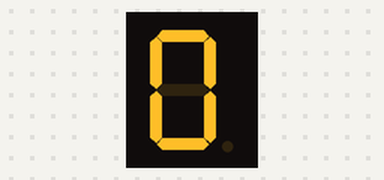
Recording of a sketch running on a simulated Arduino Uno, built with avr-gcc and run on an emulated ATmega328P. Parts: 1-digit seven-segment display. Wiring (inferred from the names in the program): 1-digit 7-segment display, segments lit when HIGH: segments pin 7, pin 8, pin 2, pin 3, pin 4, pin 6, pin 5. The segment pins are drawn as the display they are named for.

Above: at 0.1 s.
At 4.1 s:
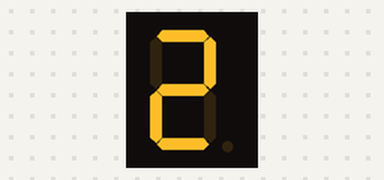
At 8.1 s:
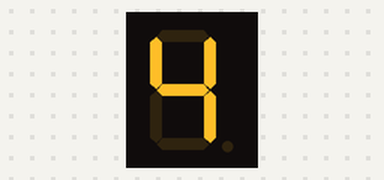
At 16.1 s:
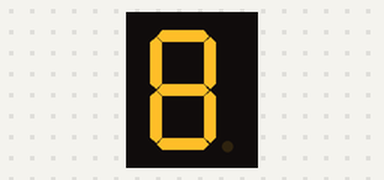
At 26.1 s:
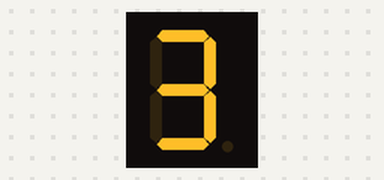
At 38.1 s:
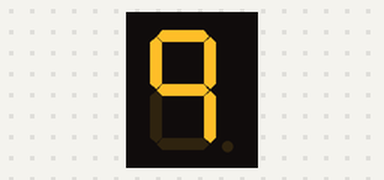

The sketch:

ARDUINO_UNO_DISPLAY_7_SEGUIMENTOS.ino
```cpp
int A = 7;
int B = 8;
int C = 2;
int D = 3;
int E = 4;
int F = 6;
int G = 5;
void setup()
{
  pinMode(A, OUTPUT);
  pinMode(B, OUTPUT);
  pinMode(C, OUTPUT);
  pinMode(D, OUTPUT);
  pinMode(E, OUTPUT);
  pinMode(F, OUTPUT);
  pinMode(G, OUTPUT);
}
void loop()
{
  digitalWrite(A, HIGH);
  digitalWrite(B, HIGH);
  digitalWrite(C, HIGH);
  digitalWrite(D, HIGH);
  digitalWrite(E, HIGH);
  digitalWrite(F, HIGH);
  delay(1000);
  digitalWrite(A, LOW);
  digitalWrite(B, LOW);
  digitalWrite(C, LOW);
  digitalWrite(D, LOW);
  digitalWrite(E, LOW);
  digitalWrite(F, LOW);
  delay(1000);
  digitalWrite(B, HIGH);
  digitalWrite(C, HIGH);
  delay(1000);
  digitalWrite(B, LOW);
  digitalWrite(C, LOW);
  delay(1000);
  digitalWrite(A, HIGH);
  digitalWrite(B, HIGH);
  digitalWrite(D, HIGH);
  digitalWrite(E, HIGH);
  digitalWrite(G, HIGH);
  delay(1000);
  digitalWrite(A, LOW);
  digitalWrite(B, LOW);
  digitalWrite(D, LOW);
  digitalWrite(E, LOW);
  digitalWrite(G, LOW);
  delay(1000);
  digitalWrite(A, HIGH);
  digitalWrite(B, HIGH);
  digitalWrite(C, HIGH);
  digitalWrite(D, HIGH);
  digitalWrite(G, HIGH);
  delay(1000);
  digitalWrite(A, LOW);
  digitalWrite(B, LOW);
  digitalWrite(C, LOW);
  digitalWrite(D, LOW);
  digitalWrite(G, LOW);
  delay(1000);
  digitalWrite(B, HIGH);
  digitalWrite(C, HIGH);
  digitalWrite(F, HIGH);
  digitalWrite(G, HIGH);
  delay(1000);
  digitalWrite(B, LOW);
  digitalWrite(C, LOW);
  digitalWrite(F, LOW);
  digitalWrite(G, LOW);
  delay(1000);
  digitalWrite(A, HIGH);
  digitalWrite(C, HIGH);
  digitalWrite(D, HIGH);
  digitalWrite(F, HIGH);
  digitalWrite(G, HIGH);
  delay(1000);
  digitalWrite(A, LOW);
  digitalWrite(C, LOW);
  digitalWrite(D, LOW);
  digitalWrite(F, LOW);
  digitalWrite(G, LOW);
  delay(1000);
  digitalWrite(C, HIGH);
  digitalWrite(D, HIGH);
  digitalWrite(E, HIGH);
  digitalWrite(F, HIGH);
  digitalWrite(G, HIGH);
  delay(1000);
  digitalWrite(C, LOW);
  digitalWrite(D, LOW);
  digitalWrite(E, LOW);
  digitalWrite(F, LOW);
  digitalWrite(G, LOW);
  delay(1000);
  digitalWrite(A, HIGH);
  digitalWrite(B, HIGH);
  digitalWrite(C, HIGH);
  delay(1000);
  digitalWrite(A, LOW);
  digitalWrite(B, LOW);
  digitalWrite(C, LOW);
  delay(1000);
  digitalWrite(A, HIGH);
  digitalWrite(B, HIGH);
  digitalWrite(C, HIGH);
  digitalWrite(D, HIGH);
  digitalWrite(E, HIGH);
  digitalWrite(F, HIGH);
  digitalWrite(G, HIGH);
  delay(1000);
  digitalWrite(A, LOW);
  digitalWrite(B, LOW);
  digitalWrite(C, LOW);
  digitalWrite(D, LOW);
  digitalWrite(E, LOW);
  digitalWrite(F, LOW);
  digitalWrite(G, LOW);
  delay(1000);
  digitalWrite(A, HIGH);
  digitalWrite(B, HIGH);
  digitalWrite(C, HIGH);
  digitalWrite(F, HIGH);
  digitalWrite(G, HIGH);
  delay(1000);
  digitalWrite(A, LOW);
  digitalWrite(B, LOW);
  digitalWrite(C, LOW);
  digitalWrite(F, LOW);
  digitalWrite(G, LOW);
  delay(1000);
}
```

Measured:
- what the display in image 1 shows lasts 1.0 s, from 4.0 s to 5.0 s
